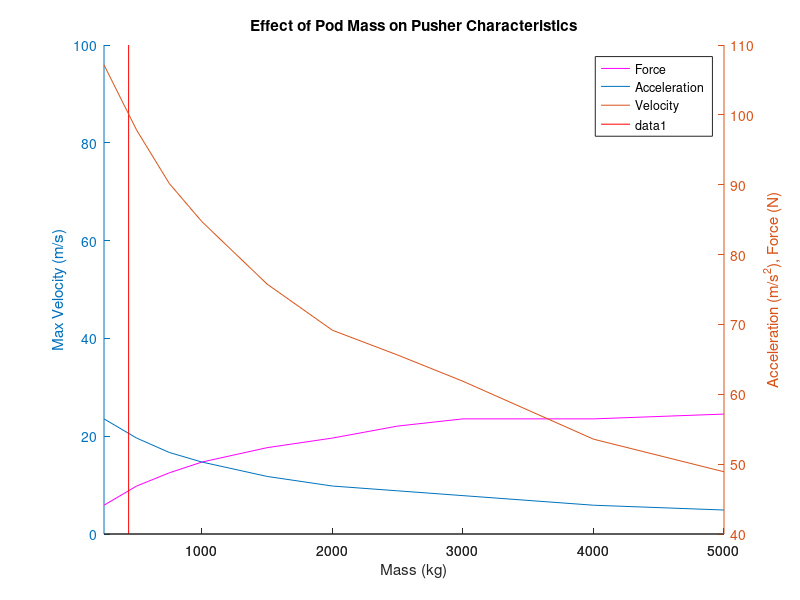

Write the MATLAB code that produced this figure.
clear, clc

% Acceleration provided by pusher

M = [250, 500, 750, 1000, 1500, 2000, 2500, 3000, 4000, 5000]; %kg
Ag = [2.4, 2, 1.7, 1.5, 1.2, 1, 0.9, 0.8, 0.6, 0.5]; %g
A = Ag .* 9.81; %m/s^2
D = 243.84; %m (800')
T = sqrt(2 * D ./ A); %s
V = A .* T; %m/s
F = (M .* A)/1000; %kN

m = 438.6; %kg
a = interp1(M, A, m) %m/s^2
v = interp1(M, V, m) %m/s
f = interp1(M, F, m) %kN

figure(1), hold on
plot(M, F, 'm')
[AX, H1, H2] = plotyy(M, A, M, V)
xlabel('Mass (kg)')
ylabel(AX(1), 'Max Velocity (m/s)')
ylabel(AX(2), 'Acceleration (m/s^2), Force (N)')
legend('Force', 'Acceleration', 'Velocity')
plot([m, m], [0, 100], 'gr'); 
title('Effect of Pod Mass on Pusher Characteristics')


% % Propulsive force
% d = 682.752; %m
% m = 750; % kg
% Fp = m/(2*d)*u;
% F_net = Fp-Fd;
% 
% % Plot drag, propulsive, and net force
% figure, hold on
% plot(Fp, u, 'gr')
% plot(Fd, u, 'r')
% plot(F_net, u, 'm')
% plot(Fp - max(Fd), u, 'bl')
% xlabel('Force (N)')
% ylabel('Velocity (m/s)')
% legend('Thrust Force', 'Drag Force', 'Net Force', 'Constant Drag (max)', 'Location', 'best')
% title('Effect of Velocity on Horizontal Forces')